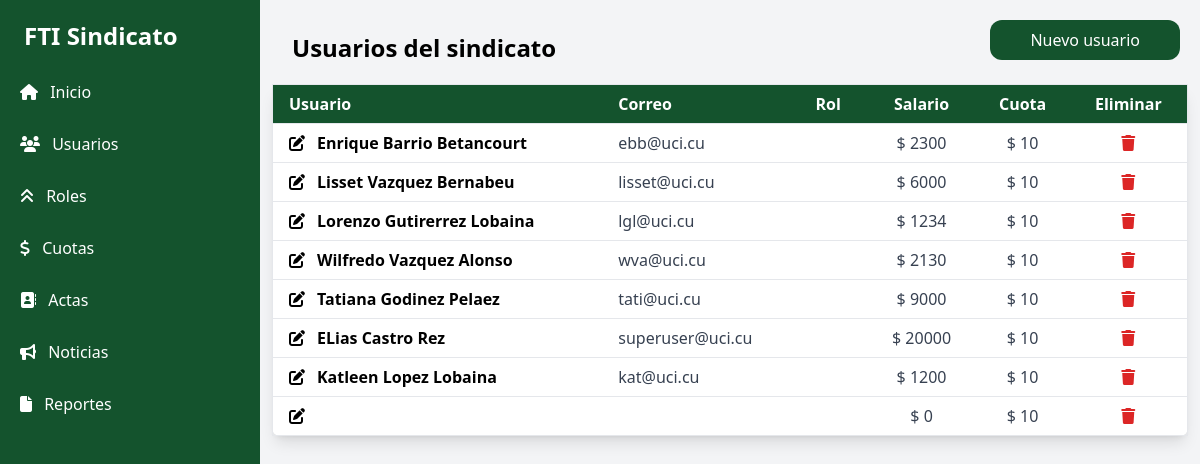
Screenshot of /usuarios/ with the database file from the repository.
### usuarios/models.py (models this page shows, shortened)
class Usuario(AbstractUser):
    solapin = models.CharField(max_length=7,unique=True)
    roll = models.ForeignKey(Roll, on_delete=models.CASCADE, related_name='usuarios',null=True)
    salario = models.PositiveIntegerField(default=0)

### usuarios/views.py (the view)
# urls.py: path('usuarios/',ListarUsuariosView.as_view(),name='usuarios'),
class ListarUsuariosView(ListView):
    model = Usuario  # Modelo que se va a listar
    template_name = 'listar_usuarios.html'  # Nombre de la plantilla
    context_object_name = 'usuarios'  # Contexto que usarás en la plantilla

### templates/listar_usuarios.html
{% extends "base.html" %}
{% load static %}
{% block content %}
<div class="overflow-x-auto w-full p-3">
  <h1 class='text-2xl p-5 font-bold'>Usuarios del sindicato</h1>
  <a href={% url 'crear_usuario' %} class='absolute top-5 right-5 bg-green-900 py-2 px-10 text-white rounded-xl'>Nuevo usuario</a>
  <table class="min-w-full bg-white border border-gray-200 shadow-lg rounded-lg">
    <thead class="bg-green-900 text-white">
      <tr>
        <th class="px-4 py-2 text-left">Usuario</th>
        <th class="px-4 py-2 text-left">Correo</th>
        <th class="px-4 py-2 text-left">Rol</th>
        <th class="text-center px-4 py-2 text-left">Salario</th>
        <th class="text-center px-4 py-2 text-left">Cuota</th>
        <th class="text-center px-4 py-2 text-left">Eliminar</th>
      </tr>
    </thead>
    <tbody class="text-gray-700">
      {% for u in usuarios %}
      <tr class="border-t border-gray-200 hover:bg-gray-100">
        <td class="px-4 py-2 font-semibold text-black"><a href={% url 'editar_usuario' u.pk %}><i class="fa fa-edit pr-3"></i>{{u.first_name}}</a></td>
        <td class="px-4 py-2">{{u.email}}</td>
        <td class="px-4 py-2">{{u.roll.nombre}}</td>
        <td class="text-center px-4 py-2">$ {{u.salario}}</td>
        <td class="text-center px-4 py-2">$ 10</td>
        <td class="text-center px-4 py-2"><a href={% url 'eliminar_usuario' u.pk %}><i class='fas fa-trash text-red-600'></i></a></td>
      </tr>
      {% endfor %}
    </tbody>
  </table>
</div>
{% endblock content %}

### rows the page displays
Usuario: first_name "Enrique Barrio Betancourt", email "ebb@uci.cu", salario "2300"
Usuario: first_name "Lisset Vazquez Bernabeu", email "lisset@uci.cu", salario "6000"
Usuario: first_name "Lorenzo Gutirerrez Lobaina", email "lgl@uci.cu", salario "1234"
Usuario: first_name "Wilfredo Vazquez Alonso", email "wva@uci.cu", salario "2130"
Usuario: first_name "Tatiana Godinez Pelaez", email "tati@uci.cu", salario "9000"
Usuario: first_name "ELias Castro Rez", email "superuser@uci.cu", salario "20000"
Usuario: first_name "Katleen Lopez Lobaina", email "kat@uci.cu", salario "1200"
Usuario: salario "0"
